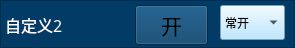
   <widget class="QFrame" name="frame_35">
    <property name="geometry">
     <rect>
      <x>315</x>
      <y>308</y>
      <width>295</width>
      <height>48</height>
     </rect>
    </property>
    <property name="styleSheet">
     <string notr="true">background-color: rgb(2, 59, 101);</string>
    </property>
    <property name="frameShape">
     <enum>QFrame::StyledPanel</enum>
    </property>
    <property name="frameShadow">
     <enum>QFrame::Raised</enum>
    </property>
    <widget class="QToolButton" name="toolButton_selfdefine2">
     <property name="geometry">
      <rect>
       <x>135</x>
       <y>5</y>
       <width>73</width>
       <height>40</height>
      </rect>
     </property>
     <property name="font">
      <font>
       <family>微软雅黑</family>
       <pointsize>16</pointsize>
      </font>
     </property>
     <property name="text">
      <string>开</string>
     </property>
     <property name="icon">
      <iconset>
       <normaloff>yb_off.png</normaloff>yb_off.png</iconset>
     </property>
     <property name="iconSize">
      <size>
       <width>66</width>
       <height>48</height>
      </size>
     </property>
    </widget>
    <widget class="QLabel" name="label_16">
     <property name="geometry">
      <rect>
       <x>5</x>
       <y>10</y>
       <width>81</width>
       <height>30</height>
      </rect>
     </property>
     <property name="font">
      <font>
       <family>微软雅黑</family>
       <pointsize>12</pointsize>
      </font>
     </property>
     <property name="styleSheet">
      <string notr="true">color: rgb(255, 255, 255);</string>
     </property>
     <property name="text">
      <string>自定义2</string>
     </property>
    </widget>
    <widget class="QComboBox" name="comboBox_selfdefine2">
     <property name="geometry">
      <rect>
       <x>220</x>
       <y>5</y>
       <width>65</width>
       <height>35</height>
      </rect>
     </property>
     <property name="styleSheet">
      <string notr="true">background-color: rgb(170, 225, 255);</string>
     </property>
     <item>
      <property name="text">
       <string>常开</string>
      </property>
     </item>
     <item>
      <property name="text">
       <string>常闭</string>
      </property>
     </item>
    </widget>
   </widget>
